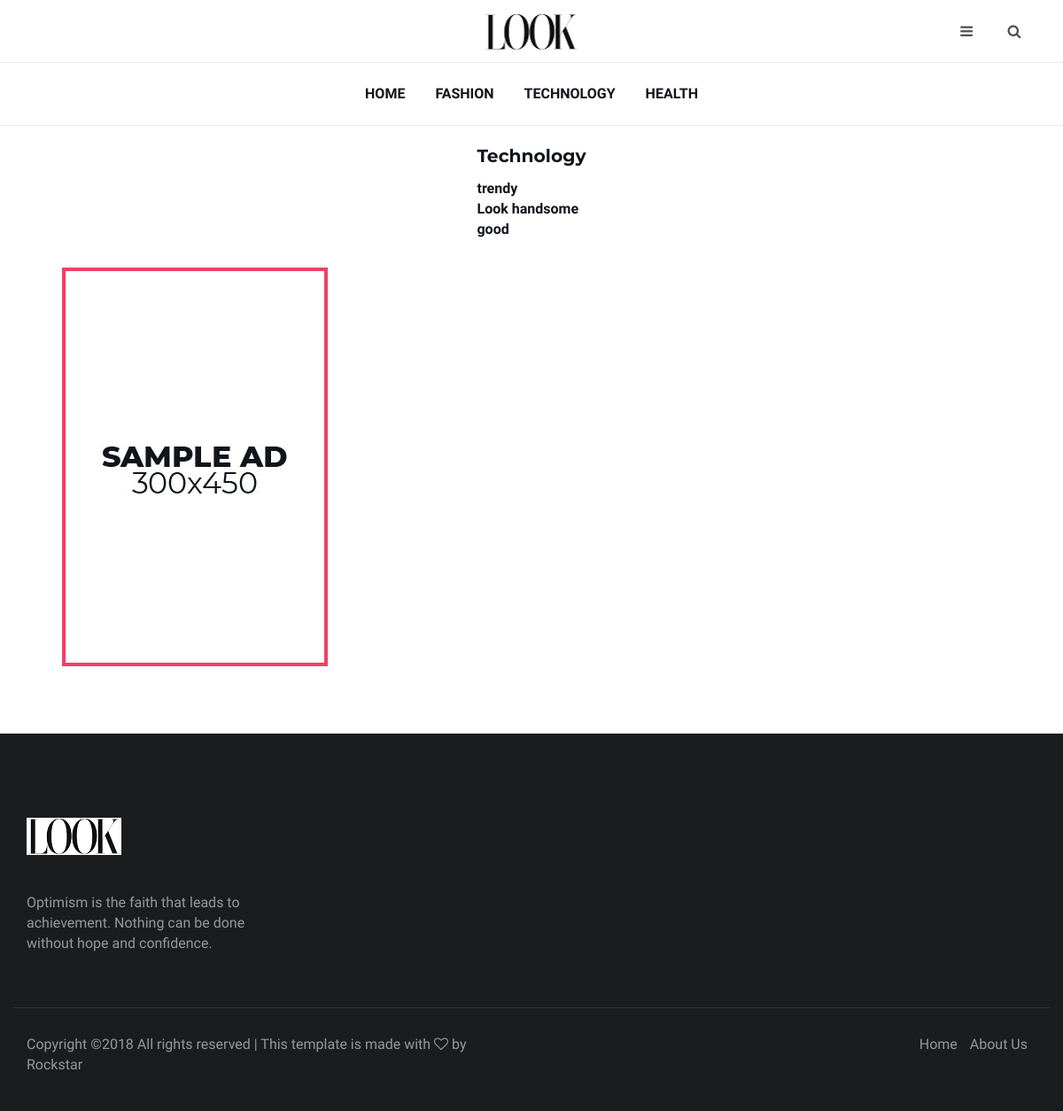
/openhometechnology/, run on an earlier commit of the app's database.
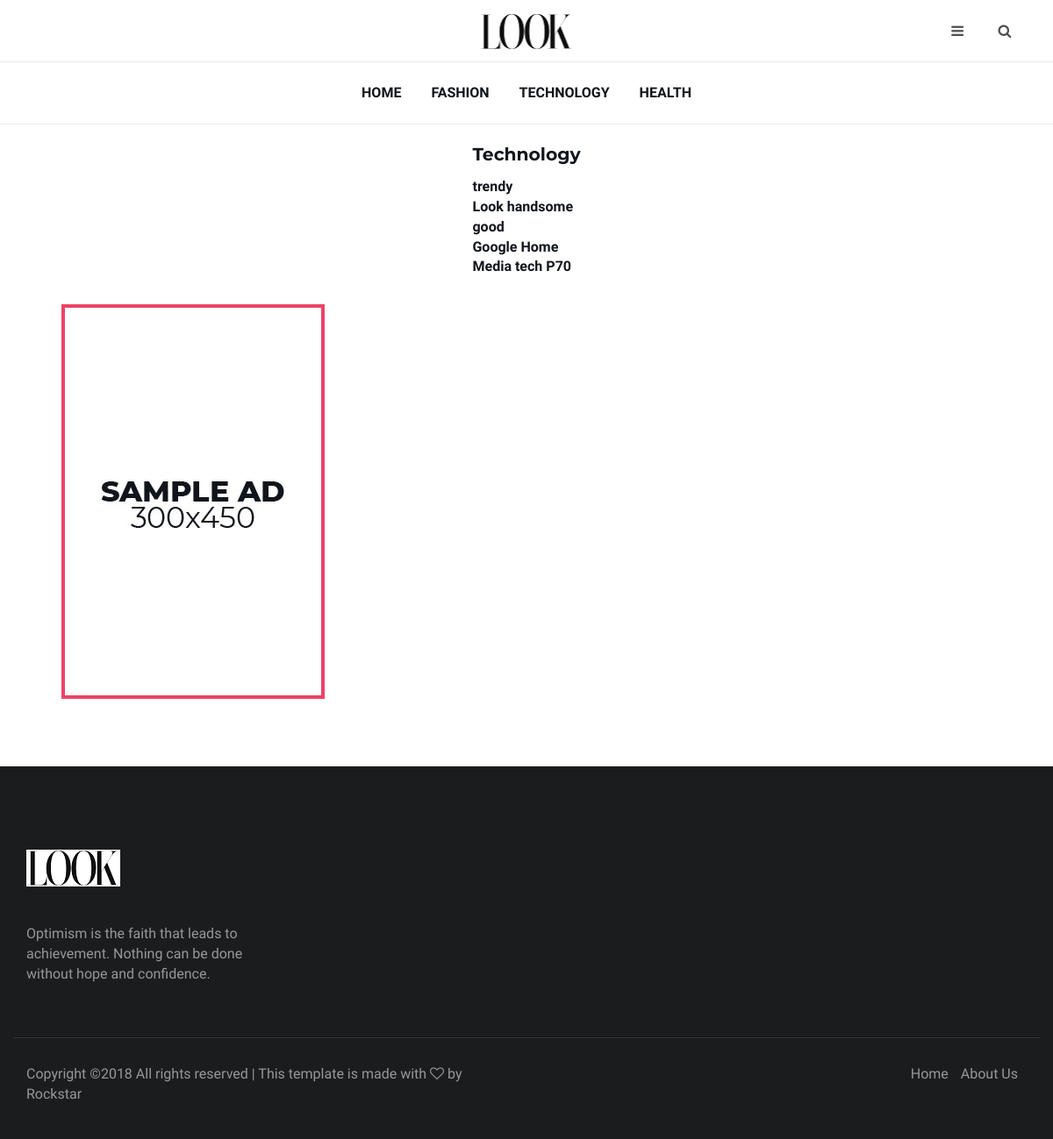
And on a later commit of the database.
### magazine/models.py (models this page shows)
class HomeTechnology(models.Model):
    article_headline = models.CharField(max_length=100)
    article_dicription = models.CharField(max_length=500)
    article_image = models.FileField()

### magazine/views.py (the view)
# urls.py: path('openhometechnology/',views.openhometechnology),
def openhometechnology(request):
    type = 'technology'
    hometech = HomeTechnology.objects.all()
    return render(request,"index.html",{"technology":type,"data":hometech})

### templates/index.html (shortened to what this page needs)
<!DOCTYPE html>
<html lang="en">
{% load staticfiles %}
<head>
	<link type="text/css" rel="stylesheet" href="{% static 'css/bootstrap.min.css'%}" />
	<link rel="stylesheet" href="{% static 'css/font-awesome.min.css'%}">
	<link type="text/css" rel="stylesheet" href="{% static 'css/style.css'%}" />
</head>
<body>
	<header id="header">
		<div id="nav">
			<div id="nav-top">
				<div class="container">
					<div class="nav-logo">
						<a href="index.html" class="logo"><img src="{% static 'img/logo.png'%}" alt=""></a>
					</div>
					<div class="nav-btns">
						<button class="aside-btn"><i class="fa fa-bars"></i></button>
						<button class="search-btn"><i class="fa fa-search"></i></button>
					</div>
				</div>
			</div>
			<div id="nav-bottom">
				<div class="container">
					<ul class="nav-menu">
						<li><a href="/openhome/">Home</a></li>
						<li><a href="/openhomefashion/">Fashion</a></li>
						<li><a href="/openhometechnology/">Technology</a></li>
						<li><a href="/openhomehealth/">Health</a></li>
					</ul>
				</div>
			</div>
		</div>
	</header>
    {% if technology == 'technology' %}
                <br>
                <table align="center">
                <tr><td><h3>Technology</h3></td></tr>
                <tr>
                    <th>
                        {% for x in data %}
                                 <a href="/showhometech/?type={{ x.article_headline }}">{{ x.article_headline }} </a> <br>
                           {% endfor %}
                    </th>
                </tr>
                </table>
            {% endif %}
	<div class="section">
		<div class="container">
			<div class="row">
				<div class="col-md-8">
					<div class="row">
						<div class="col-md-12">
						</div>
						</div>
					</div>
				</div>
				<div class="col-md-4">
					<div class="aside-widget text-center">
						<a href="#" style="display: inline-block;margin: auto;">
							<img class="img-responsive" src="{% static 'img/ad-1.jpg'%}" alt="">
						</a>
					</div>
				</div>
			</div>
		</div>
	<footer id="footer">
		<div class="container">
			<div class="row">
				<div class="col-md-3">
					<div class="footer-widget">
						<div class="footer-logo">
							<a href="index.html" class="logo"><img src="{% static 'img/logo-alt.png'%}" alt=""></a>
						</div>
						<p>Optimism is the faith that leads to achievement. Nothing can be done without hope and confidence.</p>
					</div>
				</div>
				<div class="col-md-3">
				</div>
			</div>
			<div class="footer-bottom row">
				<div class="col-md-6 col-md-push-6">
					<ul class="footer-nav">
						<li><a href="/openhome/">Home</a></li>
						<li><a href="/aboutus/">About Us</a></li>
                    </ul>
				</div>
				<div class="col-md-6 col-md-pull-6">
					<div class="footer-copyright">
Copyright &copy;<script>document.write(new Date().getFullYear());</script> All rights reserved | This template is made with <i class="fa fa-heart-o" aria-hidden="true"></i> by <a href="https://colorlib.com" target="_blank">Rockstar</a>
					</div>
				</div>
			</div>
		</div>
	</footer>
</body>
</html>

### magazine/static/css/style.css (style rules this page uses)
body { font-family: 'Muli', sans-serif; font-size: 16px; color: #505050; font-weight: 400; overflow-x: hidden; }
h1, h2, h3, h4, h5, h6 { font-family: 'Montserrat', sans-serif; color: #11151c; font-weight: 700; margin: 0px 0px 15px; }
h3 { font-size: 20.25px; }
p { margin: 0px 0px 20px; }
a { color: #11151c; -webkit-transition: 0.2s color; transition: 0.2s color; }
ul, ol { margin: 0; padding: 0; list-style: none }
.section { padding-top: 30px; }
#nav { border-bottom: 1px solid #e8eaed; }
#nav:after { content: ""; position: fixed; left: 0; right: 0; bottom: 0; top: 0; background-color: rgba(0, 0, 0, 0.5); z-index: 90; opacity: 0; visibility: hidden; -webkit-transition: 0.2s all; transition: 0.2s all; }
#nav-top { text-align: center; }
#nav-top>.container { position: relative; }
#nav-bottom { border-top: 1px solid #e8eaed; }
.nav-logo { position: absolute; left: 50%; -webkit-transform: translateX(-50%); -ms-transform: translateX(-50%); transform: translateX(-50%); }
.nav-logo .logo { display: inline-block; line-height: 70px; height: 70px; }
.nav-logo .logo>img { width: 100%; max-height: 70px; }
.nav-btns { float: right; padding: 10px 0px; }
.nav-btns>button { width: 50px; height: 50px; line-height: 50px; text-align: center; border: none; background: transparent; }
.nav-menu { position: relative; text-align: center; float: none; }
.nav-menu>li { float: none; display: inline-block; }
.nav-menu>li>a { display: block; padding: 25px 15px; line-height: 20px; font-weight: 700; text-transform: uppercase; }
.aside-widget { margin-bottom: 30px; }
#footer { margin-top: 40px; padding-top: 80px; padding-bottom: 40px; background-color: #1b1c1e; }
#footer { color: #97989b; }
#footer a { color: #97989b; }
.footer-widget { margin-bottom: 30px; }
.footer-logo { margin-bottom: 30px; }
.footer-logo .logo { display: inline-block; line-height: 70px; height: 70px; }
.footer-bottom { margin-top: 30px; padding-top: 30px; border-top: 1px solid #323335; }
.footer-nav { text-align: right; }
.footer-nav li { display: inline-block; margin-right: 10px; }

What changed in the data, as far as the page shows it:
added HomeTechnology: article_headline "Google Home"
added HomeTechnology: article_headline "Media tech P70"
